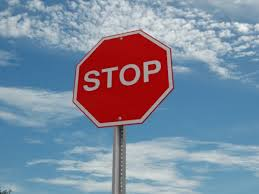
#> input picture scripts_tests/cascade_classifier_test/stop-0001.jpg, 259 x 194 px, given in place of the camera
$ python deteccion-0.py   (Python 2 division)
#> lines starting #> are read from the running program, lines starting #| are printed output that depends on the picture; after the words box and inside, x2 and y2 are one past the last pixel; in counts of white or black regions, pixels touching at a corner belong together
import cv2
import numpy as np
cam = cv2.VideoCapture(0)
kernel = np.ones((5,5),np.uint8)

while (True):
	ret,frame = cam.read()
#> frame is the input picture: shape (194, 259, 3); mean B, G, R 157.4, 137.9, 126.1
	rangomax = np.array([50,255,50])#color
	rangomin = np.array([0,51,0])#color
	mascara = cv2.inRange(frame, rangomin, rangomax)
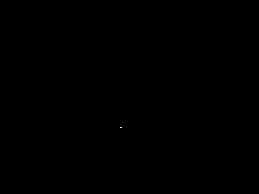
#> mascara: shape (194, 259); 0% white in thin lines or dots, all inside (x1, y1, x2, y2) = (120, 127, 122, 128)
	opening = cv2.morphologyEx(mascara, cv2.MORPH_OPEN, kernel)
#> opening: shape (194, 259); every value is 0
	x,y,w,h = cv2.boundingRect(opening) #rectangulo
#> x = 0; y = 0; w = 0; h = 0
	cv2.rectangle(frame,(x,y),(x+w,y+h),(0,255,0),4)
#> frame: shape (194, 259, 3); 0.01% of pixels changed, all inside (x1, y1, x2, y2) = (0, 0, 3, 3)

	cv2.circle(frame,(x+w/2,y+h/2),6,(0,0,100),-1)#dibuja circulo
#> frame: shape (194, 259, 3); mean B, G, R 157.3, 137.8, 126.1
    cv2.imshow('camara' ,frame)#muetra la imagen
	k = cv2.waitKey(1) & 0xFF
#> (key Esc is pressed here)
	if k==27:
		break

$ run again, on scripts_tests/cascade_classifier_test/stop-0002.jpg
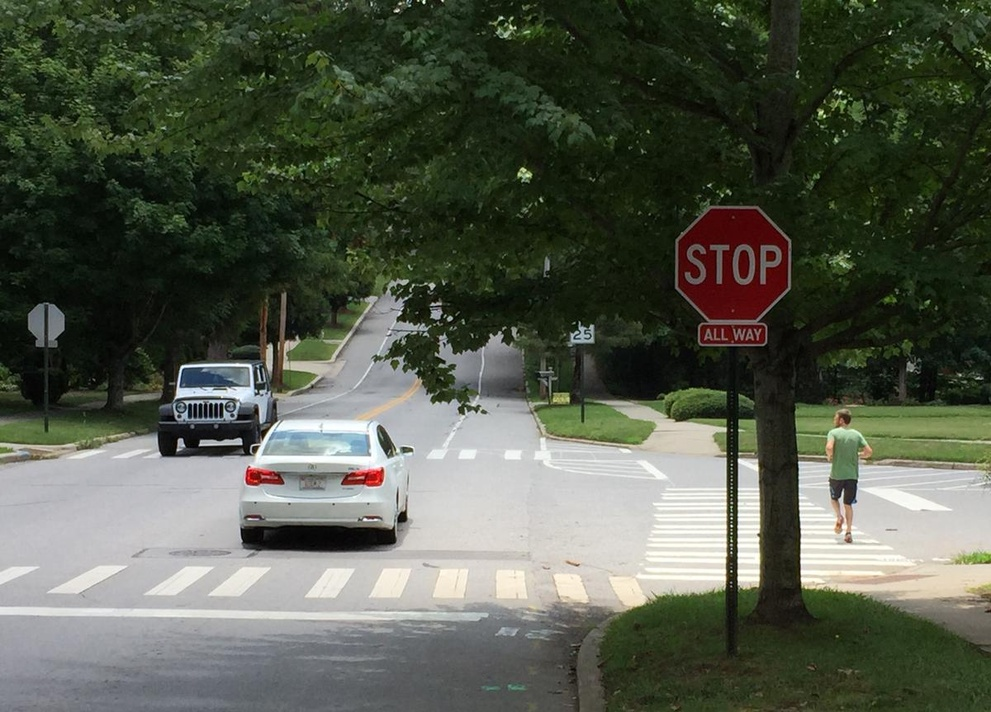
#> input picture scripts_tests/cascade_classifier_test/stop-0002.jpg, 991 x 712 px, shrunk from 1200 x 863 before the run, given in place of the camera
#> frame is the input picture: shape (712, 991, 3); mean B, G, R 75.4, 89.3, 83.6
#> `mascara = cv2.inRange(frame, rangomin, rangomax)`:
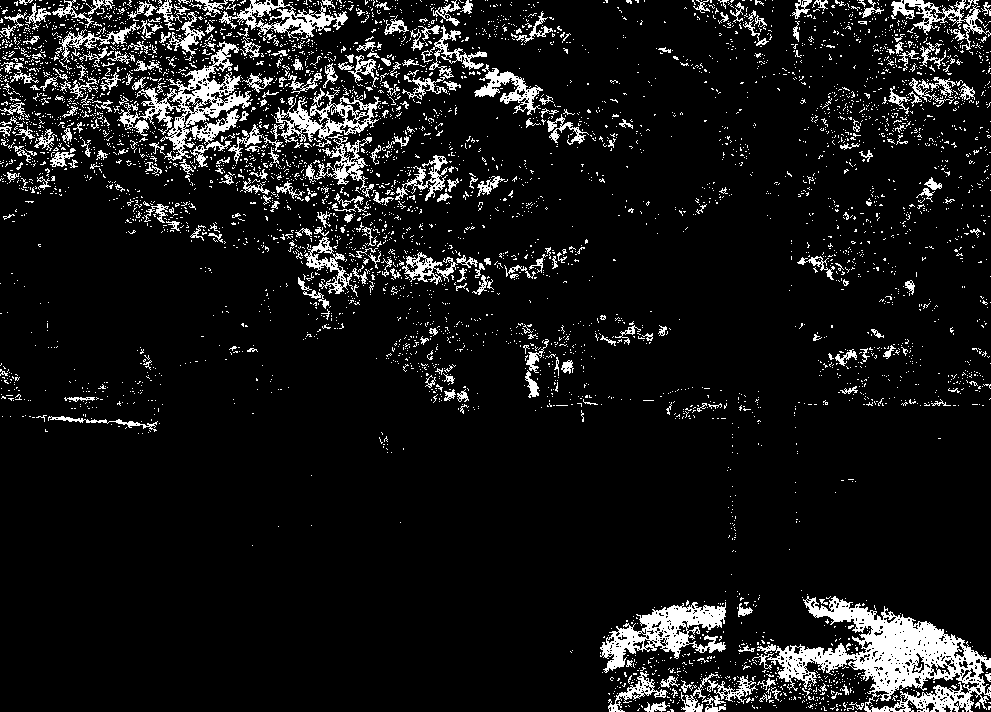
#> mascara: shape (712, 991); 9.1% white; 4822 white regions (4508 under 20 px), largest, box (x1, y1, x2, y2) and area: (757, 596, 991, 712) 10244, (117, 41, 251, 167) 4505, (600, 602, 726, 673) 3512
#> opening: shape (712, 991); 1.7% white; 109 white regions, largest, box (x1, y1, x2, y2) and area: (852, 608, 957, 692) 3733, (668, 607, 725, 627) 754, (607, 629, 642, 668) 527
#> x = 119; y = 0; w = 872; h = 712
#> `cv2.rectangle(frame,(x,y),(x+w,y+h),(0,255,0),4)`:
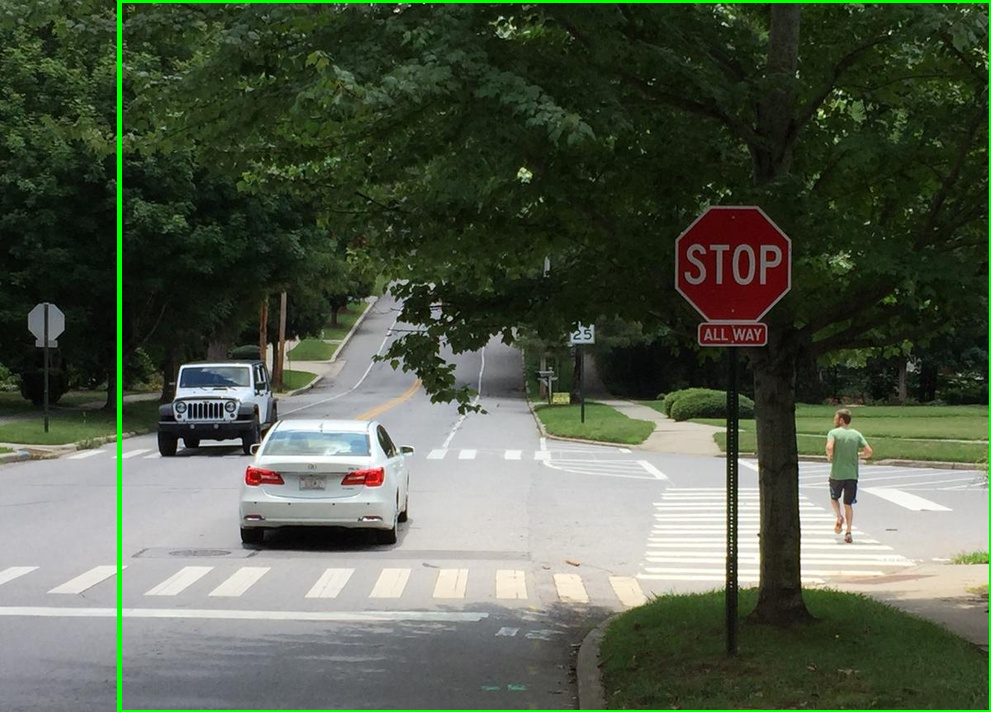
#> frame: shape (712, 991, 3); 1.32% of pixels changed, all inside (x1, y1, x2, y2) = (117, 0, 991, 712)

$ run again, on scripts_tests/cascade_classifier_test/stop-0004.jpg
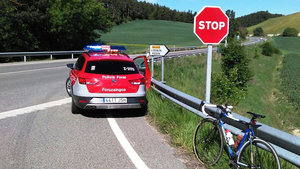
#> input picture scripts_tests/cascade_classifier_test/stop-0004.jpg, 300 x 169 px, given in place of the camera
#> frame is the input picture: shape (169, 300, 3); mean B, G, R 100.6, 110.9, 111.2
#> `mascara = cv2.inRange(frame, rangomin, rangomax)`:
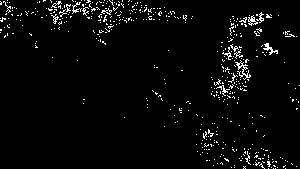
#> mascara: shape (169, 300); 3.4% white in thin lines or dots
#> opening: shape (169, 300); every value is 0
#> x = 0
